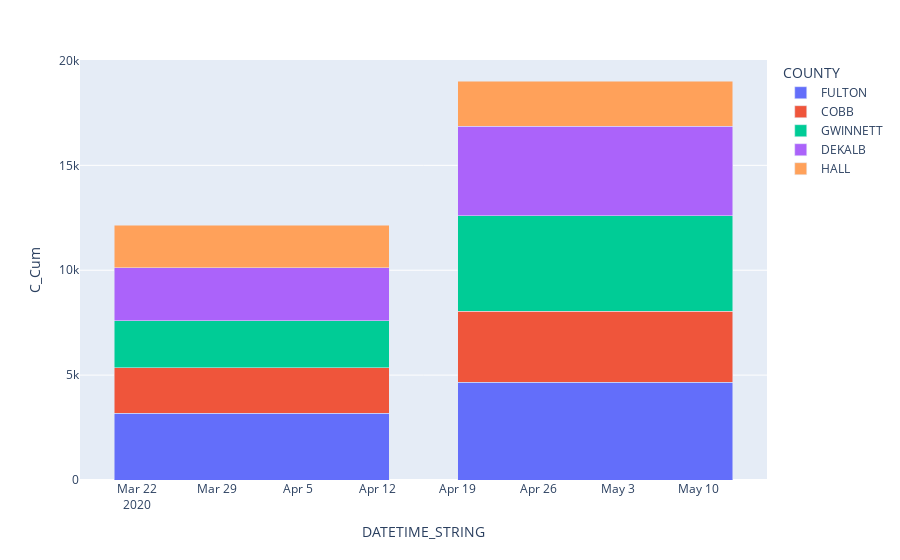

The cell this chart's notebook holds for it:
### Code cell
plotly2 = px.bar(finalDF_dropdupes, x='DATETIME_STRING', y='C_Cum', color='COUNTY', barmode='stack')
plotly2.show()

### Figure 1 — Plotly figure (JSON) as saved in the notebook; plotly's stock layout.template omitted (floating-point values rounded to 4 significant figures)
{"data": [{"alignmentgroup": "True", "hovertemplate": "COUNTY=FULTON<br>DATETIME_STRING=%{x}<br>C_Cum=%{y}<extra></extra>", "legendgroup": "FULTON", "marker": {"color": "#636efa", "pattern": {"shape": ""}}, "name": "FULTON", "offsetgroup": "FULTON", "orientation": "v", "showlegend": true, "textposition": "auto", "type": "bar", "x": ["2020-04", "2020-05"], "xaxis": "x", "y": [3189, 4657], "yaxis": "y"}, {"alignmentgroup": "True", "hovertemplate": "COUNTY=COBB<br>DATETIME_STRING=%{x}<br>C_Cum=%{y}<extra></extra>", "legendgroup": "COBB", "marker": {"color": "#EF553B", "pattern": {"shape": ""}}, "name": "COBB", "offsetgroup": "COBB", "orientation": "v", "showlegend": true, "textposition": "auto", "type": "bar", "x": ["2020-04", "2020-05"], "xaxis": "x", "y": [2167, 3386], "yaxis": "y"}, {"alignmentgroup": "True", "hovertemplate": "COUNTY=GWINNETT<br>DATETIME_STRING=%{x}<br>C_Cum=%{y}<extra></extra>", "legendgroup": "GWINNETT", "marker": {"color": "#00cc96", "pattern": {"shape": ""}}, "name": "GWINNETT", "offsetgroup": "GWINNETT", "orientation": "v", "showlegend": true, "textposition": "auto", "type": "bar", "x": ["2020-04", "2020-05"], "xaxis": "x", "y": [2242, 4544], "yaxis": "y"}, {"alignmentgroup": "True", "hovertemplate": "COUNTY=DEKALB<br>DATETIME_STRING=%{x}<br>C_Cum=%{y}<extra></extra>", "legendgroup": "DEKALB", "marker": {"color": "#ab63fa", "pattern": {"shape": ""}}, "name": "DEKALB", "offsetgroup": "DEKALB", "orientation": "v", "showlegend": true, "textposition": "auto", "type": "bar", "x": ["2020-04", "2020-05"], "xaxis": "x", "y": [2517, 4271], "yaxis": "y"}, {"alignmentgroup": "True", "hovertemplate": "COUNTY=HALL<br>DATETIME_STRING=%{x}<br>C_Cum=%{y}<extra></extra>", "legendgroup": "HALL", "marker": {"color": "#FFA15A", "pattern": {"shape": ""}}, "name": "HALL", "offsetgroup": "HALL", "orientation": "v", "showlegend": true, "textposition": "auto", "type": "bar", "x": ["2020-04", "2020-05"], "xaxis": "x", "y": [2022, 2163], "yaxis": "y"}], "layout": {"barmode": "stack", "legend": {"title": {"text": "COUNTY"}, "tracegroupgap": 0}, "margin": {"t": 60}, "xaxis": {"anchor": "y", "domain": [0, 1], "title": {"text": "DATETIME_STRING"}}, "yaxis": {"anchor": "x", "domain": [0, 1], "title": {"text": "C_Cum"}}}}
